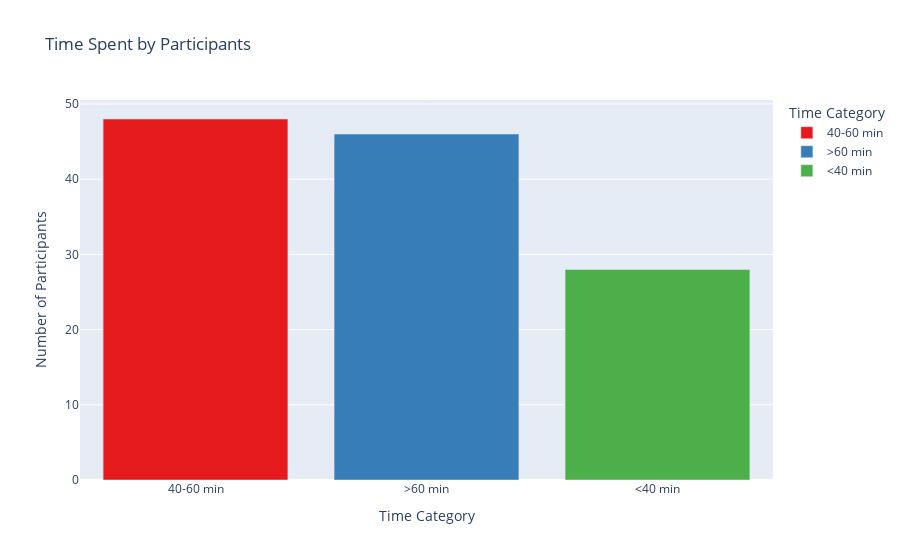

The notebook cell this image was saved under:
### Code cell
# Ensure the StartDate and EndDate columns are in datetime format
data['StartDate'] = pd.to_datetime(data['StartDate'])
data['EndDate'] = pd.to_datetime(data['EndDate'])

# Calculate the time difference in minutes
data['TimeSpent'] = (data['EndDate'] - data['StartDate']).dt.total_seconds() / 60  # Convert to minutes

# Group participants based on the time spent
def categorize_time(minutes):
    if minutes < 40:
        return '<40 min'
    elif 40 <= minutes <= 60:
        return '40-60 min'
    else:
        return '>60 min'

data['TimeCategory'] = data['TimeSpent'].apply(categorize_time)

# Now, we have a 'TimeCategory' column that groups participants by time spent
# To see the counts of each category:
time_category_counts = data['TimeCategory'].value_counts().reset_index()
time_category_counts.columns = ['TimeCategory', 'Count']

fig = px.bar(time_category_counts, x='TimeCategory', y='Count', 
             title="Time Spent by Participants", 
             labels={'TimeCategory': 'Time Category', 'Count': 'Number of Participants'},
             color='TimeCategory', color_discrete_sequence=px.colors.qualitative.Set1)

# Show the plot
fig.show()

### Figure 1 — Plotly figure (JSON) as saved in the notebook; plotly's stock layout.template omitted (floating-point values rounded to 4 significant figures)
{"data": [{"alignmentgroup": "True", "hovertemplate": "Time Category=%{x}<br>Number of Participants=%{y}<extra></extra>", "legendgroup": "40-60 min", "marker": {"color": "rgb(228,26,28)", "pattern": {"shape": ""}}, "name": "40-60 min", "offsetgroup": "40-60 min", "orientation": "v", "showlegend": true, "textposition": "auto", "type": "bar", "x": ["40-60 min"], "xaxis": "x", "y": [48], "yaxis": "y"}, {"alignmentgroup": "True", "hovertemplate": "Time Category=%{x}<br>Number of Participants=%{y}<extra></extra>", "legendgroup": ">60 min", "marker": {"color": "rgb(55,126,184)", "pattern": {"shape": ""}}, "name": ">60 min", "offsetgroup": ">60 min", "orientation": "v", "showlegend": true, "textposition": "auto", "type": "bar", "x": [">60 min"], "xaxis": "x", "y": [46], "yaxis": "y"}, {"alignmentgroup": "True", "hovertemplate": "Time Category=%{x}<br>Number of Participants=%{y}<extra></extra>", "legendgroup": "<40 min", "marker": {"color": "rgb(77,175,74)", "pattern": {"shape": ""}}, "name": "<40 min", "offsetgroup": "<40 min", "orientation": "v", "showlegend": true, "textposition": "auto", "type": "bar", "x": ["<40 min"], "xaxis": "x", "y": [28], "yaxis": "y"}], "layout": {"barmode": "relative", "legend": {"title": {"text": "Time Category"}, "tracegroupgap": 0}, "title": {"text": "Time Spent by Participants"}, "xaxis": {"anchor": "y", "categoryarray": ["40-60 min", ">60 min", "<40 min"], "categoryorder": "array", "domain": [0, 1], "title": {"text": "Time Category"}}, "yaxis": {"anchor": "x", "domain": [0, 1], "title": {"text": "Number of Participants"}}}}
